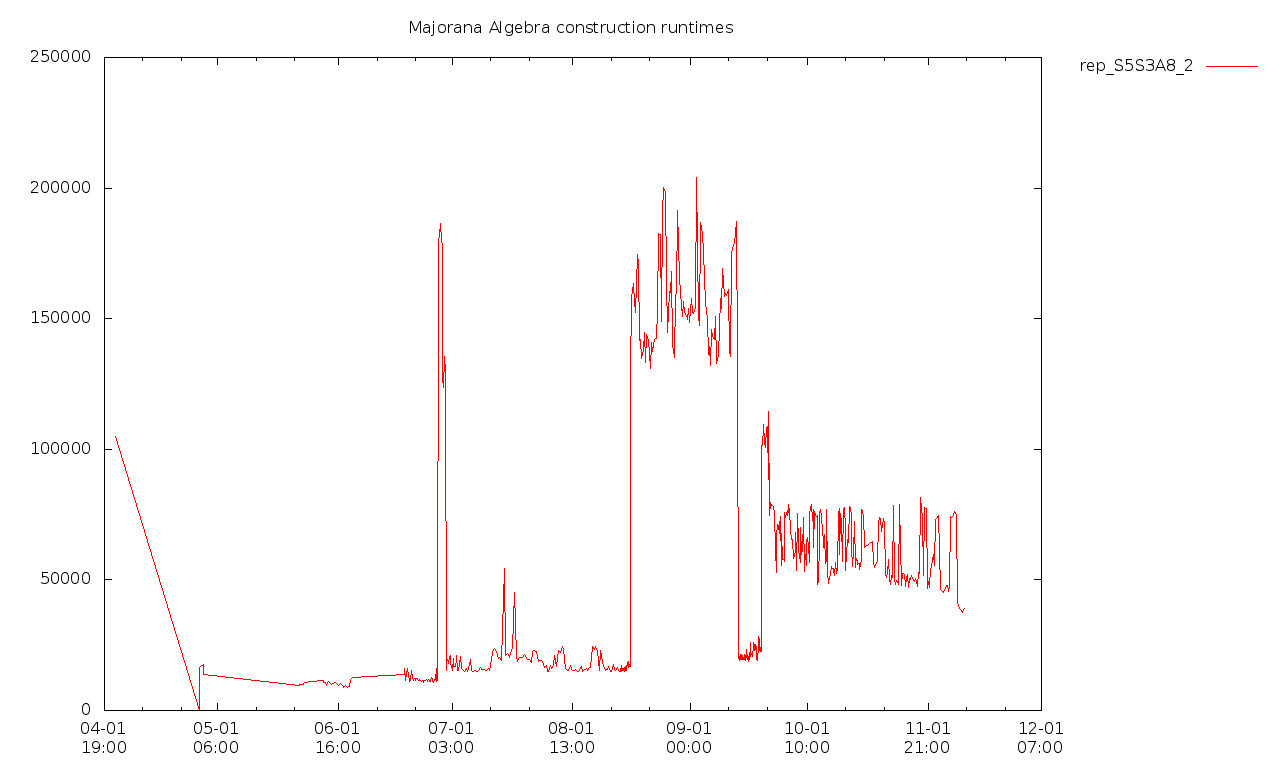

This figure's gnuplot source:
set datafile separator ","
set xdata time
set timefmt "%Y-%m-%dT%H:%M+0100"
set format x "%m-%d\n%H:%M"
set terminal png size 1280,768
set output "rep_S5S3A8_2.png"
set key on outside

set title "Majorana Algebra construction runtimes"
set style data linespoints

plot for [n=2:2] "rep_S5S3A8_2.csv" using 1:(column(n)/1e6) with lines title "rep_S5S3A8_2"
